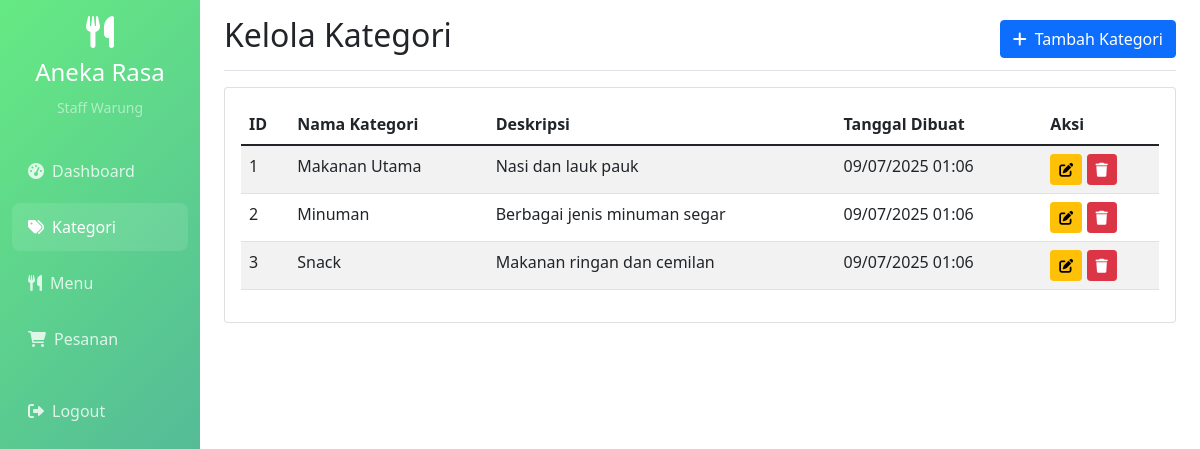
The app's page /views/categories.php (signed in) with its own data.
### tables this page shows
CREATE TABLE `categories` (
  `id` int(11) NOT NULL,
  `name` varchar(100) NOT NULL,
  `description` text DEFAULT NULL,
  `created_at` timestamp NOT NULL DEFAULT current_timestamp()
);

### models/Category.php (called while the page is built, shortened)
<?php
class Category {
    private $conn;
    private $table_name = "categories";
    public function __construct($db) {
        $this->conn = $db;
    }
    public function readAll() {
        $query = "SELECT id, name, description, created_at FROM " . $this->table_name . " ORDER BY name";
        $stmt = $this->conn->prepare($query);
        $stmt->execute();
        return $stmt;
    }
}
?>

### views/categories.php (the view, shortened to what this page needs)
<?php
include_once '../models/Category.php';
$database = new Database();
$db = $database->getConnection();
$category = new Category($db);
$stmt = $category->readAll();
?>
<!DOCTYPE html>
<html lang="id">
<head>
    <link href="https://cdn.jsdelivr.net/npm/bootstrap@5.1.3/dist/css/bootstrap.min.css" rel="stylesheet">
    <link href="https://cdnjs.cloudflare.com/ajax/libs/font-awesome/6.0.0/css/all.min.css" rel="stylesheet">
</head>
<body>
    <div class="container-fluid">
        <div class="row">
            <nav class="col-md-3 col-lg-2 d-md-block sidebar collapse">
                <div class="position-sticky pt-3">
                    <div class="text-center mb-4">
                        <i class="fas fa-utensils text-white" style="font-size: 2rem;"></i>
                        <h4 class="text-white mt-2">Aneka Rasa</h4>
                        <small class="text-white-50"><?php echo $_SESSION['full_name']; ?></small>
                    </div>
                    <ul class="nav flex-column">
                        <li class="nav-item">
                            <a class="nav-link" href="dashboard.php">
                                <i class="fas fa-tachometer-alt me-2"></i>Dashboard
                            </a>
                        </li>
                        <li class="nav-item">
                            <a class="nav-link active" href="categories.php">
                                <i class="fas fa-tags me-2"></i>Kategori
                            </a>
                        </li>
                        <li class="nav-item">
                            <a class="nav-link" href="menu.php">
                                <i class="fas fa-utensils me-2"></i>Menu
                            </a>
                        </li>
                        <li class="nav-item">
                            <a class="nav-link" href="orders.php">
                                <i class="fas fa-shopping-cart me-2"></i>Pesanan
                            </a>
                        </li>
                        <li class="nav-item mt-3">
                            <a class="nav-link" href="../controllers/AuthController.php?action=logout">
                                <i class="fas fa-sign-out-alt me-2"></i>Logout
                            </a>
                        </li>
                    </ul>
                </div>
            </nav>
            <main class="col-md-9 ms-sm-auto col-lg-10 px-md-4">
                <div class="d-flex justify-content-between flex-wrap flex-md-nowrap align-items-center pt-3 pb-2 mb-3 border-bottom">
                    <h1 class="h2">Kelola Kategori</h1>
                    <button class="btn btn-primary" data-bs-toggle="modal" data-bs-target="#addCategoryModal">
                        <i class="fas fa-plus me-2"></i>Tambah Kategori
                    </button>
                </div>
                <div class="card">
                    <div class="card-body">
                        <div class="table-responsive">
                            <table class="table table-striped">
                                <thead>
                                    <tr>
                                        <th>ID</th>
                                        <th>Nama Kategori</th>
                                        <th>Deskripsi</th>
                                        <th>Tanggal Dibuat</th>
                                        <th>Aksi</th>
                                    </tr>
                                </thead>
                                <tbody>
                                    <?php while($row = $stmt->fetch(PDO::FETCH_ASSOC)): ?>
                                    <tr>
                                        <td><?php echo $row['id']; ?></td>
                                        <td><?php echo htmlspecialchars($row['name']); ?></td>
                                        <td><?php echo htmlspecialchars($row['description']); ?></td>
                                        <td><?php echo date('d/m/Y H:i', strtotime($row['created_at'])); ?></td>
                                        <td>
                                            <button class="btn btn-sm btn-warning" onclick="editCategory(<?php echo htmlspecialchars(json_encode($row)); ?>)">
                                                <i class="fas fa-edit"></i>
                                            </button>
                                            <button class="btn btn-sm btn-danger" onclick="deleteCategory(<?php echo $row['id']; ?>, '<?php echo htmlspecialchars($row['name']); ?>')">
                                                <i class="fas fa-trash"></i>
                                            </button>
                                        </td>
                                    </tr>
                                    <?php endwhile; ?>
                                </tbody>
                            </table>
                        </div>
                    </div>
                </div>
            </main>
        </div>
    </div>
</body>
</html>

### views/categories.php (style rules this page uses)
.sidebar { min-height: 100vh; background: linear-gradient(135deg,rgb(102, 234, 131) 0%,rgb(75, 162, 162) 100%); }
.sidebar .nav-link { color: rgba(255, 255, 255, 0.8); padding: 0.75rem 1rem; margin: 0.25rem 0; border-radius: 0.5rem; transition: all 0.3s; }
.sidebar .nav-link:hover, .sidebar .nav-link.active { color: white; background: rgba(255, 255, 255, 0.1); }

### records on screen
categories: id "1", name "Makanan Utama", description "Nasi dan lauk pauk", created_at "09/07/2025 01:06"
categories: id "2", name "Minuman", description "Berbagai jenis minuman segar", created_at "09/07/2025 01:06"
categories: id "3", name "Snack", description "Makanan ringan dan cemilan", created_at "09/07/2025 01:06"

### other values on screen
$_SESSION['full_name'] "Staff Warung"
